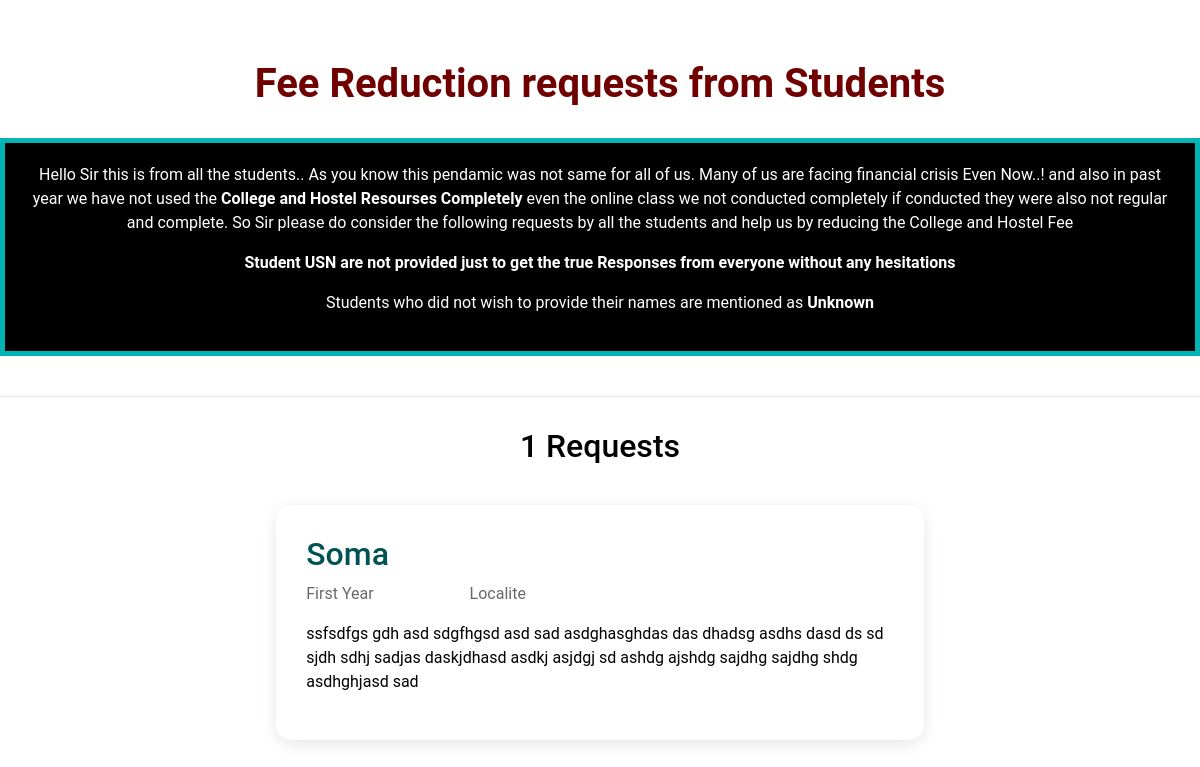
The page / on the database its author committed.
### petition/models.py (models this page shows, shortened)
class PetitionForm(models.Model):
    name = models.CharField(max_length=200, default="Unknown")
    year = models.CharField(max_length=200, choices=Year)
    stay = models.CharField(max_length=100, choices=Stay)
    your_view_about_fee = models.TextField()

### petition/views.py (the view)
# urls.py: path('', petition_views.Requests.as_view(), name="index"),
class Requests(ListView):
    model = PetitionForm
    template_name = 'petition/home.html'
    def get_context_data(self, **kwargs):
        context = super(Requests, self).get_context_data(**kwargs)
        context['responses'] = PetitionForm.objects.all()
        context['count'] = PetitionForm.objects.all().count()
        return context

### petition/templates/petition/home.html (shortened to what this page needs)
<!DOCTYPE html>
<html lang="en">
<head>
    <link rel="stylesheet" href="https://stackpath.bootstrapcdn.com/bootstrap/4.5.2/css/bootstrap.min.css">
    <link rel="stylesheet" href="https://maxcdn.bootstrapcdn.com/font-awesome/4.5.0/css/font-awesome.min.css">
    <link href="https://unpkg.com/aos@2.3.1/dist/aos.css" rel="stylesheet">
    <link rel="stylesheet" href="./animate.css">
</head>
<body>
    <div class="head">
        <h1 class="container animated bounceIn">Fee Reduction requests from Students</h1>
        <div class="para">
            <p data-aos="fade-up">Hello Sir this is from all the students.. As you know this pendamic was not same for all of us. Many of us are facing financial crisis Even Now..!
                and also in past year we have not used the <b>College and Hostel Resourses Completely</b>
                even the online class we not conducted completely if conducted they were also not regular and complete.
                So Sir please do consider the following requests by all the students and help us by reducing the College and Hostel Fee
            </p>
            <p data-aos="fade-up"><b>Student USN are not provided just to get the true Responses from everyone without any hesitations</b></p>
            <p data-aos="fade-up">Students who did not wish to provide their names are mentioned as <b>Unknown</b></p>
        </div>
    </div>
    <hr>
    <div class="cards container">
        <h2 class="text-center" data-aos="fade-Up" style="color: black;">{{count}} Requests</h2>
        {% for entry in responses %}
            <div class="box col-lg-7"  data-aos="fade-up">
                <div class="box-head">
                    <h2>{{entry.name}}</h2>
                    <div class="box-sub">
                        <p class="mr-5">{{entry.year}} Year</p>
                        <p class="mx-5">{{entry.stay}}</p>
                    </div>
                </div>
                <div class="msg"  style="color: black;">
                    <p>
                        {{entry.your_view_about_fee}}
                    </p>
                </div>
            </div>
        {% endfor %}
    </div>
</body>
</html>

### petition/templates/petition/home.html (style rules this page uses)
* { font-family: 'Roboto', sans-serif; }
.head { margin-top: 60px; text-align: center; margin-bottom: 40px; }
.head h1 { color: rgb(112, 0, 0); font-weight: bolder; transition: 0.5s ease; margin-bottom: 30px; }
.head p { text-align: center; }
.para { background: black; color: white; padding: 20px 20px; border:5px solid rgb(0, 180, 180); box-sizing: border-box; }
.cards { margin-top:30px; margin-bottom: 30px; }
.cards .box { padding: 30px; background: white; box-shadow: 0 4px 16px rgba(0, 0, 0, 0.1); border-radius: 15px; margin: auto; margin-top: 40px; }
.box h2 { color: rgb(0, 83, 83); }
.cards .box .box-sub { display: flex; }
.cards .box .box-sub p { color: rgb(104, 104, 104); }

### rows shown on the page
PetitionForm: name "Soma", year "First", stay "Localite", your_view_about_fee "ssfsdfgs gdh asd sdgfhgsd asd sad asdghasghdas das dhadsg asdhs dasd ds sd sjdh sdhj sadjas daskjdhasd asdkj asjdgj sd ashdg ajshdg sajdhg sajdhg shdg asdhghjasd sad"

### other values the page prints
{{ count }} "1"
